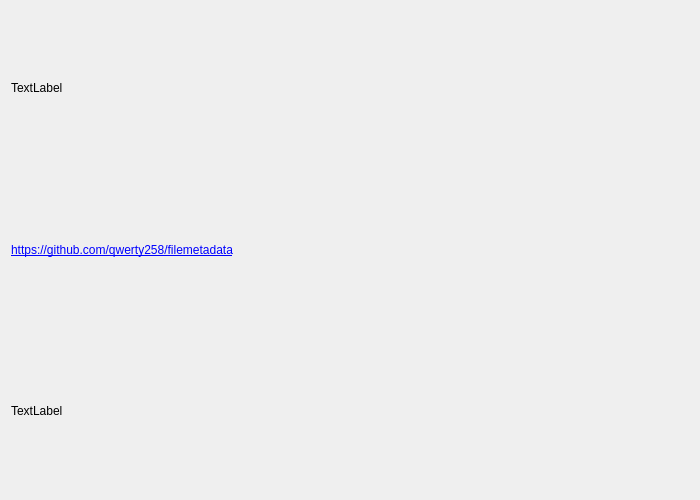
<?xml version="1.0" encoding="UTF-8"?>
<ui version="4.0">
 <class>DialogAbout</class>
 <widget class="QDialog" name="DialogAbout">
  <property name="enabled">
   <bool>true</bool>
  </property>
  <property name="geometry">
   <rect>
    <x>0</x>
    <y>0</y>
    <width>700</width>
    <height>500</height>
   </rect>
  </property>
  <property name="sizePolicy">
   <sizepolicy hsizetype="Preferred" vsizetype="Preferred">
    <horstretch>0</horstretch>
    <verstretch>0</verstretch>
   </sizepolicy>
  </property>
  <property name="minimumSize">
   <size>
    <width>700</width>
    <height>500</height>
   </size>
  </property>
  <property name="windowTitle">
   <string>About</string>
  </property>
  <layout class="QGridLayout" name="gridLayout">
   <item row="2" column="0">
    <widget class="QLabel" name="labelProjectSite">
     <property name="text">
      <string notr="true">&lt;a href=&quot;https://github.com/qwerty258/filemetadata&quot;&gt;https://github.com/qwerty258/filemetadata&lt;/a&gt;</string>
     </property>
     <property name="textFormat">
      <enum>Qt::RichText</enum>
     </property>
     <property name="alignment">
      <set>Qt::AlignLeading|Qt::AlignLeft|Qt::AlignVCenter</set>
     </property>
     <property name="openExternalLinks">
      <bool>true</bool>
     </property>
     <property name="textInteractionFlags">
      <set>Qt::TextBrowserInteraction</set>
     </property>
    </widget>
   </item>
   <item row="1" column="0">
    <widget class="QLabel" name="labelVersion">
     <property name="text">
      <string>TextLabel</string>
     </property>
     <property name="alignment">
      <set>Qt::AlignLeading|Qt::AlignLeft|Qt::AlignVCenter</set>
     </property>
     <property name="textInteractionFlags">
      <set>Qt::LinksAccessibleByMouse|Qt::TextSelectableByMouse</set>
     </property>
    </widget>
   </item>
   <item row="3" column="0">
    <widget class="QLabel" name="labelCopyright">
     <property name="text">
      <string>TextLabel</string>
     </property>
     <property name="wordWrap">
      <bool>true</bool>
     </property>
     <property name="textInteractionFlags">
      <set>Qt::LinksAccessibleByMouse|Qt::TextSelectableByMouse</set>
     </property>
    </widget>
   </item>
  </layout>
 </widget>
 <resources/>
 <connections/>
</ui>
